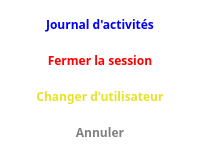
    <widget class="QFrame" name="abeMenuFeuilleV1frmUserMenu">
     <property name="styleSheet">
      <string notr="true">background-color: #ffffff;
border-radius:5px;</string>
     </property>
     <property name="frameShape">
      <enum>QFrame::NoFrame</enum>
     </property>
     <property name="frameShadow">
      <enum>QFrame::Raised</enum>
     </property>
     <property name="lineWidth">
      <number>0</number>
     </property>
     <layout class="QGridLayout" name="gridLayout_9" rowstretch="0,0,0,0,0,0,0,0,0,0" rowminimumheight="0,0,0,0,0,0,0,0,0,0">
      <property name="sizeConstraint">
       <enum>QLayout::SetDefaultConstraint</enum>
      </property>
      <property name="leftMargin">
       <number>9</number>
      </property>
      <property name="topMargin">
       <number>9</number>
      </property>
      <property name="rightMargin">
       <number>9</number>
      </property>
      <property name="bottomMargin">
       <number>9</number>
      </property>
      <property name="spacing">
       <number>6</number>
      </property>
      <item row="3" column="0">
       <widget class="AbulEduFlatBoutonV1" name="abeMenuFeuilleBtnLogout">
        <property name="minimumSize">
         <size>
          <width>100</width>
          <height>30</height>
         </size>
        </property>
        <property name="maximumSize">
         <size>
          <width>16777215</width>
          <height>30</height>
         </size>
        </property>
        <property name="font">
         <font>
          <family>Andika Basic</family>
          <weight>75</weight>
          <bold>true</bold>
         </font>
        </property>
        <property name="whatsThis">
         <string notr="true">en</string>
        </property>
        <property name="accessibleDescription">
         <string notr="true"/>
        </property>
        <property name="styleSheet">
         <string notr="true">color:red</string>
        </property>
        <property name="text">
         <string>Fermer la session</string>
        </property>
       </widget>
      </item>
      <item row="2" column="0">
       <widget class="AbulEduFlatBoutonV1" name="abeMenuFeuilleBtnLogs">
        <property name="minimumSize">
         <size>
          <width>100</width>
          <height>30</height>
         </size>
        </property>
        <property name="maximumSize">
         <size>
          <width>16777215</width>
          <height>30</height>
         </size>
        </property>
        <property name="font">
         <font>
          <family>Andika Basic</family>
          <weight>75</weight>
          <bold>true</bold>
         </font>
        </property>
        <property name="whatsThis">
         <string notr="true">fr</string>
        </property>
        <property name="accessibleDescription">
         <string notr="true"/>
        </property>
        <property name="styleSheet">
         <string notr="true">color: blue;</string>
        </property>
        <property name="text">
         <string>Journal d'activités</string>
        </property>
       </widget>
      </item>
      <item row="9" column="0">
       <widget class="AbulEduFlatBoutonV1" name="abeMenuFeuilleBtnUserAnnuler">
        <property name="minimumSize">
         <size>
          <width>100</width>
          <height>30</height>
         </size>
        </property>
        <property name="maximumSize">
         <size>
          <width>16777215</width>
          <height>30</height>
         </size>
        </property>
        <property name="font">
         <font>
          <family>Andika Basic</family>
          <weight>75</weight>
          <bold>true</bold>
         </font>
        </property>
        <property name="whatsThis">
         <string notr="true"/>
        </property>
        <property name="accessibleDescription">
         <string notr="true"/>
        </property>
        <property name="styleSheet">
         <string notr="true">color:gray;</string>
        </property>
        <property name="text">
         <string>Annuler</string>
        </property>
       </widget>
      </item>
      <item row="4" column="0">
       <widget class="AbulEduFlatBoutonV1" name="abeMenuFeuilleBtnLogin">
        <property name="minimumSize">
         <size>
          <width>100</width>
          <height>30</height>
         </size>
        </property>
        <property name="maximumSize">
         <size>
          <width>16777215</width>
          <height>30</height>
         </size>
        </property>
        <property name="font">
         <font>
          <family>Andika Basic</family>
          <weight>75</weight>
          <bold>true</bold>
         </font>
        </property>
        <property name="whatsThis">
         <string notr="true">es</string>
        </property>
        <property name="accessibleDescription">
         <string notr="true"/>
        </property>
        <property name="styleSheet">
         <string notr="true">color:#e8e226;</string>
        </property>
        <property name="text">
         <string>Changer d'utilisateur</string>
        </property>
       </widget>
      </item>
     </layout>
    </widget>
